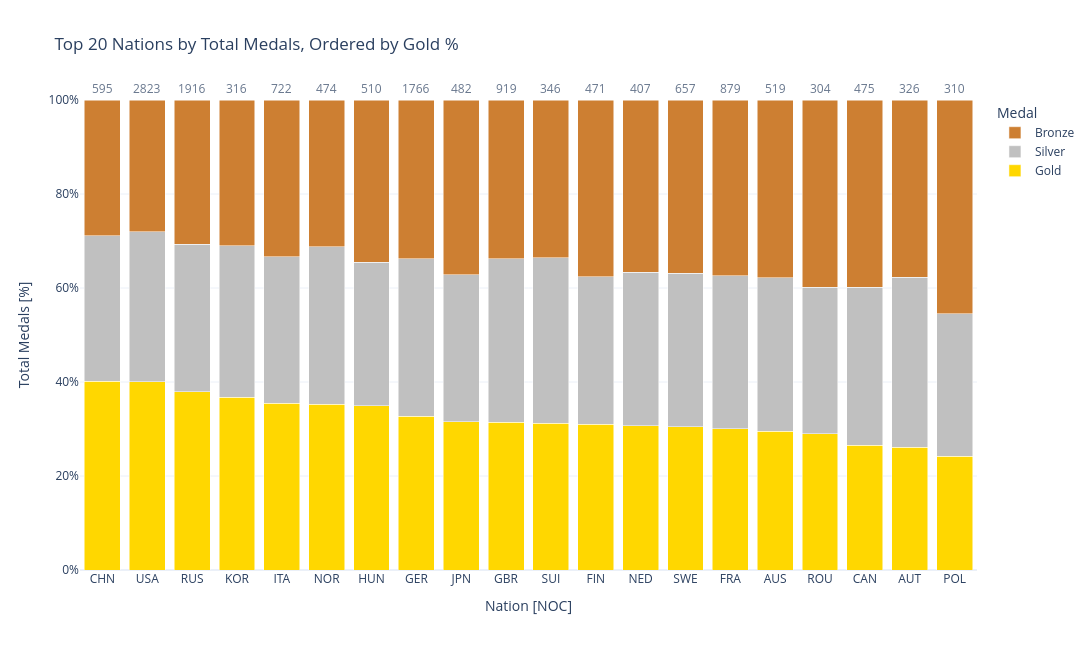

Notebook source saved alongside this figure:
### Code cell
medals_df = df[df["Medal"].notna()].copy()

# since we have a record for each participation,
# team games register the same medal multiple times,
# boosting the actual count for that medal.
medals_df = medals_df.drop_duplicates(
    subset=["NOC", "Games", "Event", "Medal"]
)

# keep NOC - Gold - Silver - Bronze headers and fill with group size
# (wide format)
medal_counts = (
    medals_df
    .groupby(["NOC", "Medal"])
    .size()
    .unstack(fill_value=0)
)

# ensure all medal columns exist
for medal in ["Gold", "Silver", "Bronze"]:
    if medal not in medal_counts.columns:
        medal_counts[medal] = 0

# compute total for each NOC
medal_counts["Total"] = medal_counts["Gold"] + medal_counts["Silver"] + medal_counts["Bronze"]

# top 20 by total
medal_counts = (medal_counts
                .sort_values("Total", ascending=False)
                .head(20))

# calc %
for medal in ["Gold", "Silver", "Bronze"]:
    medal_counts[medal+"_prc"] = medal_counts[medal] / medal_counts["Total"] * 100

# order those 20 by Gold %
medal_counts = (medal_counts
                .sort_values(by="Gold_prc", ascending=False))

# chart
fig = go.Figure()

# gold bars
fig.add_trace(
  go.Bar(
    x=medal_counts.index,
    y=medal_counts["Gold_prc"],
    name="Gold",
    marker_color="gold",
    hovertemplate=
        "<b>%{x}</b><br>" +
        "Gold: %{y:.1f}%<extra></extra>"
))

# silver bars
fig.add_trace(
    go.Bar(
      x=medal_counts.index,
      y=medal_counts["Silver_prc"],
      name="Silver",
      marker_color="silver",
      hovertemplate=
          "<b>%{x}</b><br>" +
          "Silver: %{y:.1f}%<extra></extra>"
))

# bronze bars
fig.add_trace(
    go.Bar(
      x=medal_counts.index,
      y=medal_counts["Bronze_prc"],
      name="Bronze",
      marker_color="#CD7F32",
      hovertemplate=
          "<b>%{x}</b><br>" +
          "Bronze: %{y:.1f}%<extra></extra>"
))

# stacked % bars
fig.update_layout(
    title="Top 20 Nations by Total Medals, Ordered by Gold %",
    barmode="stack",
    template="plotly_white",
    xaxis_title="Nation [NOC]",
    yaxis_title="Total Medals [%]",
    legend_title="Medal",
    height=650,
    width=1100
)
for noc, total in zip(medal_counts.index, medal_counts["Total"]):
    fig.add_annotation(
        x=noc,
        y=100,
        yshift=12,
        text=str(int(total)),
        opacity=0.7,
        showarrow=False
    )

fig.update_yaxes(
    range=[0, 100],
    ticksuffix="%"
)

fig.show()

### Figure 1 — Plotly figure (JSON) as saved in the notebook; plotly's stock layout.template omitted (floating-point values rounded to 4 significant figures)
{"data": [{"hovertemplate": "<b>%{x}</b><br>Gold: %{y:.1f}%<extra></extra>", "marker": {"color": "gold"}, "name": "Gold", "type": "bar", "x": ["CHN", "USA", "RUS", "KOR", "ITA", "NOR", "HUN", "GER", "JPN", "GBR", "SUI", "FIN", "NED", "SWE", "FRA", "AUS", "ROU", "CAN", "AUT", "POL"], "y": [40.17, 40.06, 37.94, 36.71, 35.46, 35.23, 34.9, 32.73, 31.54, 31.45, 31.21, 31.0, 30.71, 30.44, 30.03, 29.48, 28.95, 26.53, 26.07, 24.19]}, {"hovertemplate": "<b>%{x}</b><br>Silver: %{y:.1f}%<extra></extra>", "marker": {"color": "silver"}, "name": "Silver", "type": "bar", "x": ["CHN", "USA", "RUS", "KOR", "ITA", "NOR", "HUN", "GER", "JPN", "GBR", "SUI", "FIN", "NED", "SWE", "FRA", "AUS", "ROU", "CAN", "AUT", "POL"], "y": [30.92, 31.92, 31.32, 32.28, 31.16, 33.54, 30.59, 33.52, 31.33, 34.82, 35.26, 31.42, 32.68, 32.72, 32.54, 32.76, 31.25, 33.68, 36.2, 30.32]}, {"hovertemplate": "<b>%{x}</b><br>Bronze: %{y:.1f}%<extra></extra>", "marker": {"color": "#CD7F32"}, "name": "Bronze", "type": "bar", "x": ["CHN", "USA", "RUS", "KOR", "ITA", "NOR", "HUN", "GER", "JPN", "GBR", "SUI", "FIN", "NED", "SWE", "FRA", "AUS", "ROU", "CAN", "AUT", "POL"], "y": [28.91, 28.02, 30.74, 31.01, 33.38, 31.22, 34.51, 33.75, 37.14, 33.73, 33.53, 37.58, 36.61, 36.83, 37.43, 37.76, 39.8, 39.79, 37.73, 45.48]}], "layout": {"annotations": [{"opacity": 0.7, "showarrow": false, "text": "595", "x": "CHN", "y": 100, "yshift": 12}, {"opacity": 0.7, "showarrow": false, "text": "2823", "x": "USA", "y": 100, "yshift": 12}, {"opacity": 0.7, "showarrow": false, "text": "1916", "x": "RUS", "y": 100, "yshift": 12}, {"opacity": 0.7, "showarrow": false, "text": "316", "x": "KOR", "y": 100, "yshift": 12}, {"opacity": 0.7, "showarrow": false, "text": "722", "x": "ITA", "y": 100, "yshift": 12}, {"opacity": 0.7, "showarrow": false, "text": "474", "x": "NOR", "y": 100, "yshift": 12}, {"opacity": 0.7, "showarrow": false, "text": "510", "x": "HUN", "y": 100, "yshift": 12}, {"opacity": 0.7, "showarrow": false, "text": "1766", "x": "GER", "y": 100, "yshift": 12}, {"opacity": 0.7, "showarrow": false, "text": "482", "x": "JPN", "y": 100, "yshift": 12}, {"opacity": 0.7, "showarrow": false, "text": "919", "x": "GBR", "y": 100, "yshift": 12}, {"opacity": 0.7, "showarrow": false, "text": "346", "x": "SUI", "y": 100, "yshift": 12}, {"opacity": 0.7, "showarrow": false, "text": "471", "x": "FIN", "y": 100, "yshift": 12}, {"opacity": 0.7, "showarrow": false, "text": "407", "x": "NED", "y": 100, "yshift": 12}, {"opacity": 0.7, "showarrow": false, "text": "657", "x": "SWE", "y": 100, "yshift": 12}, {"opacity": 0.7, "showarrow": false, "text": "879", "x": "FRA", "y": 100, "yshift": 12}, {"opacity": 0.7, "showarrow": false, "text": "519", "x": "AUS", "y": 100, "yshift": 12}, {"opacity": 0.7, "showarrow": false, "text": "304", "x": "ROU", "y": 100, "yshift": 12}, {"opacity": 0.7, "showarrow": false, "text": "475", "x": "CAN", "y": 100, "yshift": 12}, {"opacity": 0.7, "showarrow": false, "text": "326", "x": "AUT", "y": 100, "yshift": 12}, {"opacity": 0.7, "showarrow": false, "text": "310", "x": "POL", "y": 100, "yshift": 12}], "barmode": "stack", "height": 650, "legend": {"title": {"text": "Medal"}}, "title": {"text": "Top 20 Nations by Total Medals, Ordered by Gold %"}, "width": 1100, "xaxis": {"title": {"text": "Nation [NOC]"}}, "yaxis": {"range": [0, 100], "ticksuffix": "%", "title": {"text": "Total Medals [%]"}}}}
